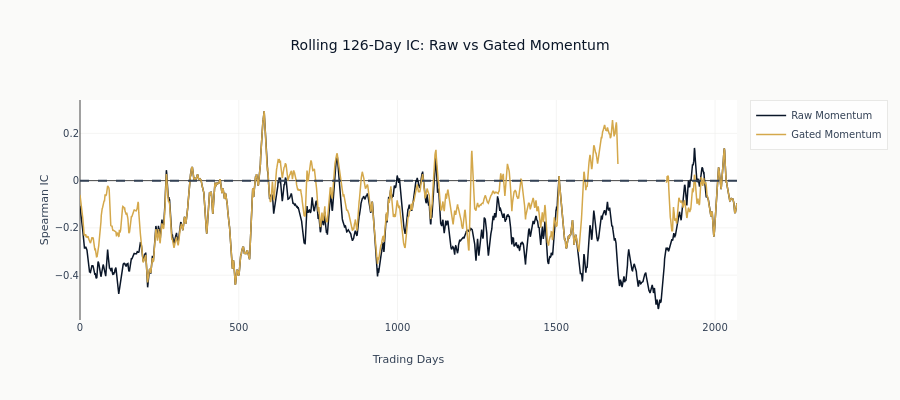

The notebook cell saved with this chart:
### Markdown cell above
**Interpretation**: Gating suppresses the signal during high-volatility
episodes where momentum historically underperforms. Scaling normalizes by
recent volatility, producing a risk-adjusted signal. The conditional IC
reveals whether the signal works differently across regimes.

### Code cell
# Rolling IC comparison: raw vs gated
if spy_vol is not None and len(interact_df) > 252:
    ROLL_IC_WINDOW = 126

    ic_raw, ic_gated = [], []
    for i in range(ROLL_IC_WINDOW, len(interact_df)):
        window = interact_df.slice(i - ROLL_IC_WINDOW, ROLL_IC_WINDOW)
        valid = window.drop_nulls(["momentum", "momentum_gated", "fwd_return_5d"])
        if len(valid) > 30:
            ic_r = valid.select(pl.corr("momentum", "fwd_return_5d", method="spearman")).item()
            ic_g = valid.select(
                pl.corr("momentum_gated", "fwd_return_5d", method="spearman")
            ).item()
            ic_raw.append(ic_r)
            ic_gated.append(ic_g)
        else:
            ic_raw.append(np.nan)
            ic_gated.append(np.nan)

    fig = go.Figure()
    fig.add_trace(
        go.Scatter(
            y=ic_raw, mode="lines", name="Raw Momentum", line=dict(color=COLORS["blue"], width=1.5)
        )
    )
    fig.add_trace(
        go.Scatter(
            y=ic_gated,
            mode="lines",
            name="Gated Momentum",
            line=dict(color=COLORS["amber"], width=1.5),
        )
    )
    fig.add_hline(y=0, line_dash="dash", line_color=COLORS["neutral"])
    fig.update_layout(
        title="Rolling 126-Day IC: Raw vs Gated Momentum",
        xaxis_title="Trading Days",
        yaxis_title="Spearman IC",
        height=400,
    )
    show_plotly_with_alt(
        fig,
        (
            "A line chart of rolling rank information coefficient against trading days, with "
            "two series and a dashed zero line: raw momentum in dark blue and gated "
            "momentum in amber. Both series spend most of the window below zero, "
            "oscillating between about minus a half and plus a quarter. The amber series "
            "tracks the dark one but sits above it through most of the span, and the gap is "
            "widest where the dark series reaches its deepest troughs. The amber series "
            "stops short of the right edge, ending earlier than the dark one."
        ),
    )

### Figure 1 — Plotly figure (JSON) as saved in the notebook; plotly's stock layout.template omitted (floating-point values rounded to 4 significant figures; data arrays with more than 128 entries replaced by an {"elided": "..."} marker saying what was removed)
{"data": [{"line": {"color": "#0a1628", "width": 1.5}, "mode": "lines", "name": "Raw Momentum", "type": "scatter", "y": {"elided": "2070 float values"}}, {"line": {"color": "#D4A84B", "width": 1.5}, "mode": "lines", "name": "Gated Momentum", "type": "scatter", "y": {"elided": "2070 float values"}}], "layout": {"height": 400, "shapes": [{"line": {"color": "#334155", "dash": "dash"}, "type": "line", "x0": 0, "x1": 1, "xref": "x domain", "y0": 0, "y1": 0, "yref": "y"}], "title": {"text": "Rolling 126-Day IC: Raw vs Gated Momentum"}, "xaxis": {"title": {"text": "Trading Days"}}, "yaxis": {"title": {"text": "Spearman IC"}}}}
